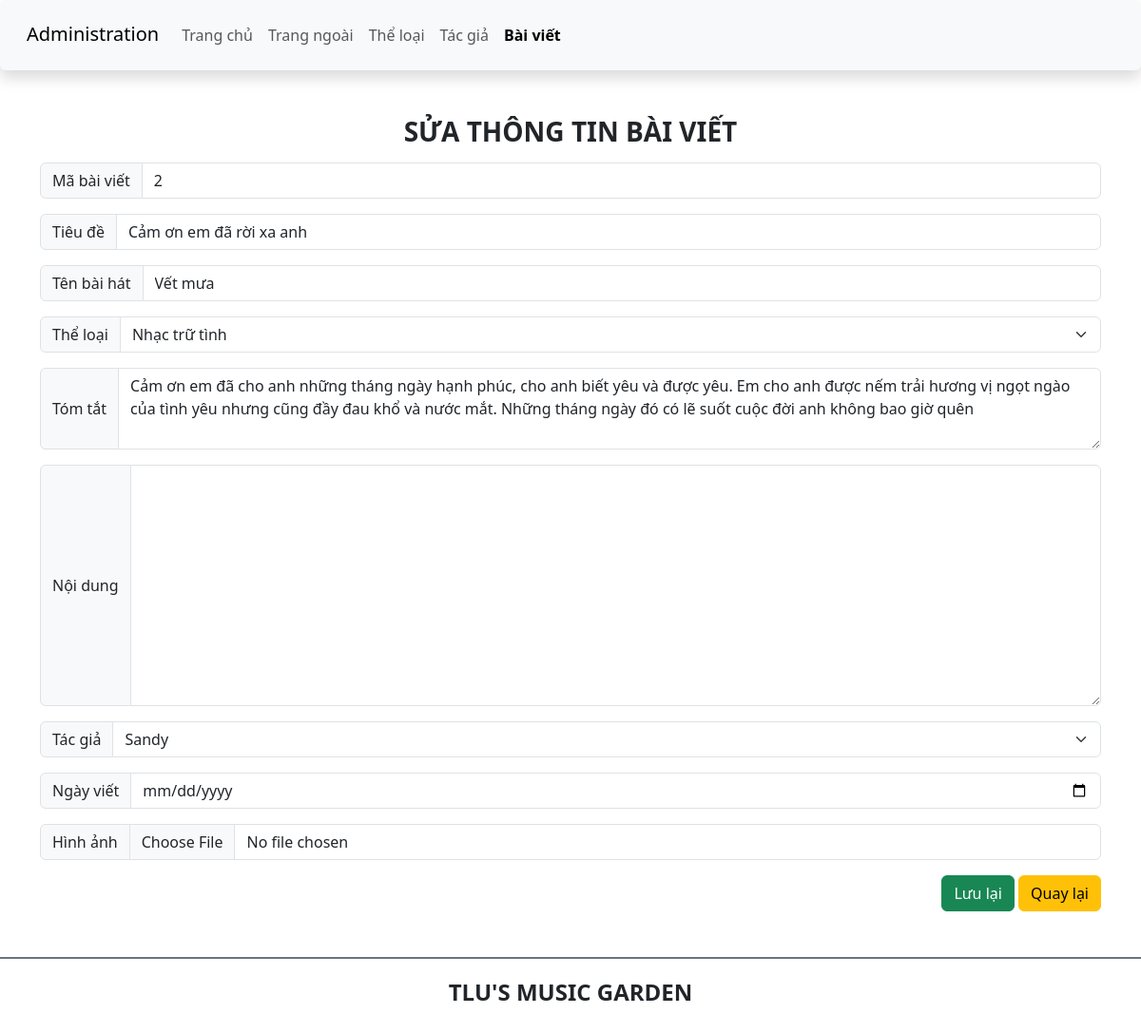
Page /admin/edit_article.php?id=2 on the committed database.
### tables this page shows
CREATE TABLE `baiviet` (
  `ma_bviet` int(10) UNSIGNED NOT NULL,
  `tieude` varchar(200) NOT NULL,
  `ten_bhat` varchar(100) NOT NULL,
  `ma_tloai` int(10) UNSIGNED NOT NULL,
  `tomtat` text NOT NULL,
  `noidung` text DEFAULT NULL,
  `ma_tgia` int(10) UNSIGNED NOT NULL,
  `ngayviet` datetime DEFAULT current_timestamp(),
  `hinhanh` varchar(200) DEFAULT NULL
);

### admin/edit_article.php (the view, shortened to what this page needs)
<?php
require_once '../db_connection.php';
if(isset($_GET['id'])) {
    $id = $_GET['id'];
    $sql = "SELECT * FROM baiviet WHERE ma_bviet = :id";
    $stmt = $pdo->prepare($sql);
    $stmt->bindParam(':id', $id, PDO::PARAM_INT);
    $stmt->execute();
    $article = $stmt->fetch(PDO::FETCH_ASSOC);
} else {
    die("Không có id bài viết được cung cấp");
}
$sql_categories = "SELECT * FROM theloai";
$stmt_categories = $pdo->query($sql_categories);
$categories = $stmt_categories->fetchAll();
$sql_authors = "SELECT * FROM tacgia";
$stmt_authors = $pdo->query($sql_authors);
$authors = $stmt_authors->fetchAll();
?>
<!DOCTYPE html>
<html lang="en">
<head>
    <link href="https://cdn.jsdelivr.net/npm/bootstrap@5.3.0-alpha1/dist/css/bootstrap.min.css" rel="stylesheet">
    <link rel="stylesheet" href="https://cdnjs.cloudflare.com/ajax/libs/font-awesome/6.3.0/css/all.min.css" />
    <link rel="stylesheet" href="css/style_login.css">
</head>
<body>
    <header>
        <nav class="navbar navbar-expand-lg bg-body-tertiary shadow p-3 bg-white rounded">
            <div class="container-fluid">
                <div class="h3">
                    <a class="navbar-brand" href="#">Administration</a>
                </div>
                <div class="collapse navbar-collapse" id="navbarSupportedContent">
                <ul class="navbar-nav me-auto mb-2 mb-lg-0">
                    <li class="nav-item">
                        <a class="nav-link" aria-current="page" href="./">Trang chủ</a>
                    </li>
                    <li class="nav-item">
                        <a class="nav-link" href="../index.php">Trang ngoài</a>
                    </li>
                    <li class="nav-item">
                        <a class="nav-link" href="category.php">Thể loại</a>
                    </li>
                    <li class="nav-item">
                        <a class="nav-link" href="author.php">Tác giả</a>
                    </li>
                    <li class="nav-item">
                        <a class="nav-link active fw-bold" href="article.php">Bài viết</a>
                    </li>
                </ul>
                </div>
            </div>
        </nav>
    </header>
    <main class="container mt-5 mb-5">
        <div class="row">
            <div class="col-sm">
                <h3 class="text-center text-uppercase fw-bold">Sửa thông tin bài viết</h3>
                <form action="" method="post" enctype="multipart/form-data">
                    <div class="input-group mt-3 mb-3">
                        <span class="input-group-text" id="lblArticleId">Mã bài viết</span>
                        <input type="text" class="form-control" name="txtArticleId" readonly value="<?= $article['ma_bviet'] ?>">
                    </div>
                    <div class="input-group mt-3 mb-3">
                        <span class="input-group-text" id="lblTitle">Tiêu đề</span>
                        <input type="text" class="form-control" name="txtTitle" value="<?= htmlspecialchars($article['tieude']) ?>">
                    </div>
                    <div class="input-group mt-3 mb-3">
                        <span class="input-group-text" id="lblSong">Tên bài hát</span>
                        <input type="text" class="form-control" name="txtSong" value="<?= htmlspecialchars($article['ten_bhat']) ?>">
                    </div>
                    <div class="input-group mt-3 mb-3">
                        <span class="input-group-text" id="lblCategory">Thể loại</span>
                        <select class="form-select" name="txtCategory">
                            <?php
                            foreach ($categories as $category) {
                                $selected = ($category['ma_tloai'] == $article['ma_tloai']) ? 'selected' : '';
                                echo "<option value='{$category['ma_tloai']}' {$selected}>{$category['ten_tloai']}</option>";
                            }
                            ?>
                        </select>
                    </div>
                    <div class="input-group mt-3 mb-3">
                        <span class="input-group-text" id="lblSummary">Tóm tắt</span>
                        <textarea class="form-control" name="txtSummary" rows="3"><?= htmlspecialchars($article['tomtat']) ?></textarea>
                    </div>
                    <div class="input-group mt-3 mb-3">
                        <span class="input-group-text" id="lblContent">Nội dung</span>
                        <textarea class="form-control" name="txtContent" rows="10"><?= htmlspecialchars($article['noidung']) ?></textarea>
                    </div>
                    <div class="input-group mt-3 mb-3">
                        <span class="input-group-text" id="lblAuthor">Tác giả</span>
                        <select class="form-select" name="txtAuthor">
                            <?php
                            foreach ($authors as $author) {
                                $selected = ($author['ma_tgia'] == $article['ma_tgia']) ? 'selected' : '';
                                echo "<option value='{$author['ma_tgia']}' {$selected}>{$author['ten_tgia']}</option>";
                            }
                            ?>
                        </select>
                    </div>
                    <div class="input-group mt-3 mb-3">
                        <span class="input-group-text" id="lblDate">Ngày viết</span>
                        <input type="date" class="form-control" name="txtDate" value="<?= $article['ngayviet'] ?>">
                    </div>
                    <div class="input-group mt-3 mb-3">
                        <span class="input-group-text" id="lblImage">Hình ảnh</span>
                        <input type="file" class="form-control" name="txtImage">
                    </div>
                    <div class="form-group float-end">
                        <input type="submit" value="Lưu lại" class="btn btn-success">
                        <a href="article.php" class="btn btn-warning">Quay lại</a>
                    </div>
                </form>
            </div>
        </div>
    </main>
    <footer class="bg-white d-flex justify-content-center align-items-center border-top border-secondary  border-2" style="height:80px">
        <h4 class="text-center text-uppercase fw-bold">TLU's music garden</h4>
    </footer>
</body>
</html>

### rows in the picture
baiviet: txtArticleId "2", txtTitle "Cảm ơn em đã rời xa anh", txtSong "Vết mưa", txtSummary "Cảm ơn em đã cho anh những tháng ngày hạnh phúc, cho anh biết yêu và được yêu. Em cho anh được nếm trải hương vị ngọt ngào của tình yêu nhưng cũng đầy đau khổ và nước mắt. Những tháng ngày đó có lẽ suốt cuộc đời anh không bao giờ quên"

### other values in the picture
form field txtCategory "Nhạc trữ tình"
form field txtAuthor "Sandy"
